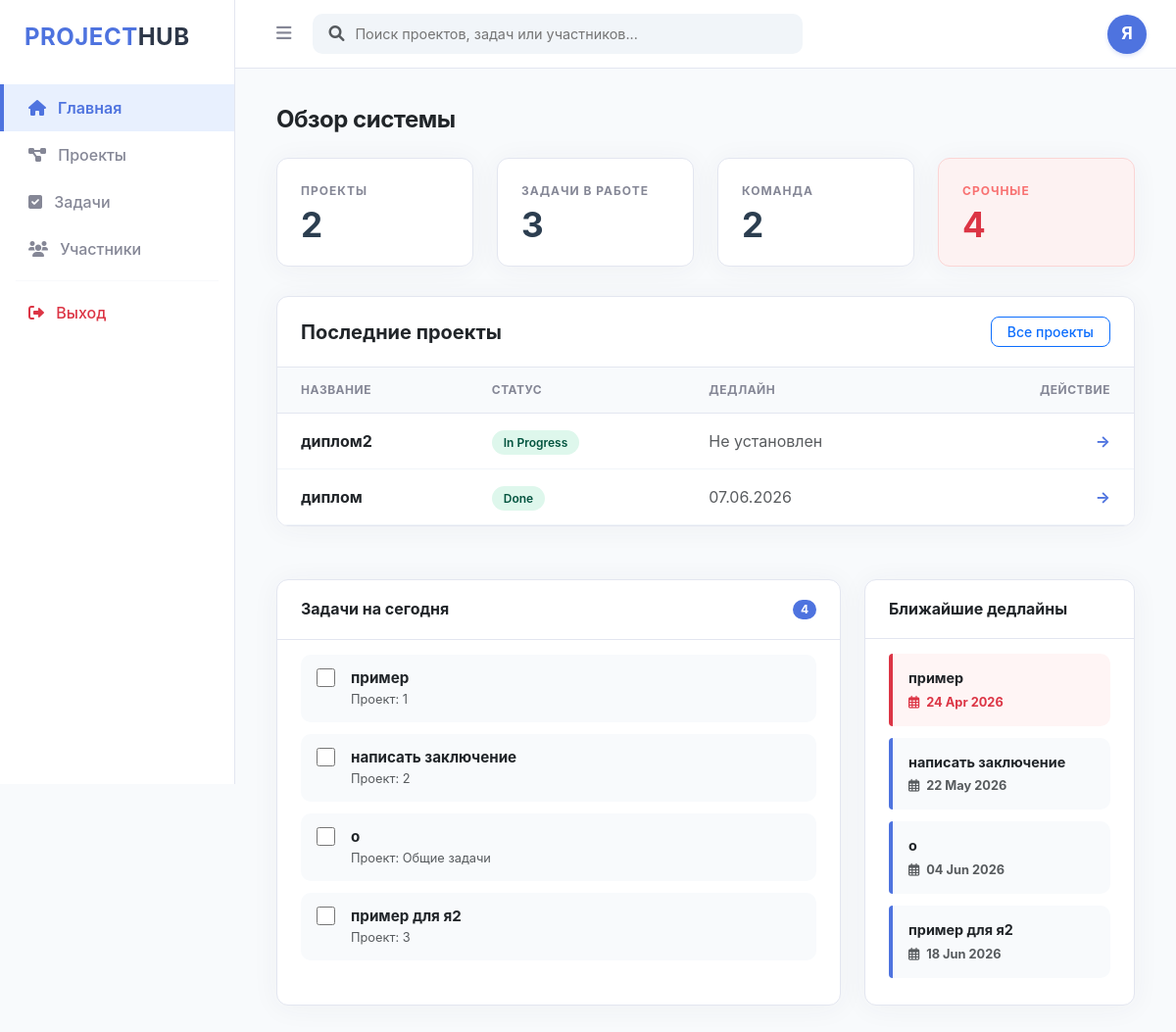
The page / (signed in) on the database its author committed.
### app/models/user.py (models this page shows)
class User(Base):
    __tablename__ = "users"
    id = Column(Integer, primary_key=True, index=True)
    username = Column(String, unique=True, index=True)
    email = Column(String, unique=True, index=True)
    hashed_password = Column(String)
    role = Column(String, default=UserRole.DEVELOPER.value)
    tasks = relationship("Task", back_populates="owner")
    projects = relationship("Project", back_populates="owner")

### app/models/project.py (models this page shows)
class Project(Base):
    __tablename__ = "projects"
    id = Column(Integer, primary_key=True, index=True)
    title = Column(String, nullable=False)
    description = Column(Text)
    status = Column(String, default="In Progress")
    deadline = Column(DateTime, nullable=True) # Новое поле для даты
    created_at = Column(DateTime, default=datetime.utcnow)
    owner_id = Column(Integer, ForeignKey("users.id"))
    owner = relationship("User", back_populates="projects")

### app/models/task.py (models this page shows)
class Task(Base):
    __tablename__ = "tasks"
    id = Column(Integer, primary_key=True, index=True)
    title = Column(String)
    status = Column(String, default="To Do")
    owner_id = Column(Integer, ForeignKey("users.id"))
    owner = relationship("User", back_populates="tasks")
    deadline = Column(Date, nullable=True)
    project_id = Column(Integer, ForeignKey("projects.id"))

### app/main.py (the view)
@app.get("/", response_class=HTMLResponse)
async def index_page(
    request: Request,
    db: Session = Depends(get_db),
    current_user: User = Depends(get_current_user)
):
    if not current_user:
        return RedirectResponse(url="/login", status_code=status.HTTP_303_SEE_OTHER)
    from app.models.task import Task
    from app.models.project import Project
    from app.models.user import User
    user_tasks = db.query(Task).all()
    user_projects = db.query(Project).all()
    total_users_count = db.query(User).count()
    active_statuses = ["В работе", "In Progress", "Нужно сделать", "To Do", "Приостановлено"]
    stats = {
        "projects": len(user_projects),
        "total_projects": len(user_projects),
        "tasks": len([t for t in user_tasks if t.status in active_statuses]),
        "total_tasks": len([t for t in user_tasks if t.status in active_statuses]),
        "users": total_users_count,
        "urgent": len([t for t in user_tasks if t.deadline and t.status not in ["Завершено", "Done"]])
    }
    recent_projects = db.query(Project).order_by(Project.id.desc()).limit(5).all()
    tasks_today = [t for t in user_tasks if t.status not in ["Завершено", "Done"]][:5]
    upcoming_deadlines = db.query(Task).filter(
        Task.status.notin_(["Завершено", "Done"]),
        Task.deadline != None
    ).order_by(Task.deadline.asc()).limit(5).all()
    return templates.TemplateResponse("index.html", {
        "request": request,
        "user": current_user,
        "stats": stats,
        "recent_projects": recent_projects,
        "tasks_today": tasks_today,
        "upcoming_deadlines": upcoming_deadlines
    })

### templates/index.html (shortened to what this page needs)
{% extends "base.html" %}
{% block content %}
<div class="container-fluid py-2">
    <div class="mb-4">
        <h2 class="h4 fw-bold text-dark" style="letter-spacing: -0.5px;">Обзор системы</h2>
    </div>
    <div class="row g-4">
        <div class="col-md-3">
            <div class="stat-card">
                <span class="stat-label">Проекты</span>
                <span class="stat-value">{{ stats.total_projects if stats.total_projects is defined else stats.projects }}</span>
            </div>
        </div>
        <div class="col-md-3">
            <div class="stat-card">
                <span class="stat-label">Задачи в работе</span>
                <span class="stat-value">{{ stats.total_tasks if stats.total_tasks is defined else stats.tasks }}</span>
            </div>
        </div>
        <div class="col-md-3">
    <div class="stat-card">
        <span class="stat-label">Команда</span>
        <span class="stat-value">
            {% if stats is mapping and stats.users is defined %}
                {{ stats.users }}
            {% elif stats.users is defined %}
                {{ stats.users }}
            {% else %}
                1
            {% endif %}
        </span>
    </div>
</div>
        <div class="col-md-3">
            <div class="stat-card stat-card-urgent">
                <span class="stat-label">Срочные</span>
                <span class="stat-value">{{ stats.urgent if stats.urgent is defined else '0' }}</span>
            </div>
        </div>
    </div>
    <div class="recent-section">
        <div class="section-header">
            <h3 class="h5 mb-0 fw-bold text-dark">Последние проекты</h3>
            <a href="/projects" class="btn btn-sm btn-outline-primary px-3" style="border-radius: 8px; font-weight: 500;">Все проекты</a>
        </div>
        <div class="table-responsive">
            <table class="table mb-0">
                <thead>
                    <tr>
                        <th>Название</th>
                        <th>Статус</th>
                        <th>Дедлайн</th>
                        <th class="text-end">Действие</th>
                    </tr>
                </thead>
                <tbody>
                    {% for project in recent_projects %}
                    <tr>
                        <td class="fw-bold text-dark">{{ project.title }}</td>
                        <td>
                            <span class="status-pill {% if project.status == 'Active' or project.status == 'В работе' %}status-active{% else %}status-new{% endif %}">
                                {{ project.status or 'Новый' }}
                            </span>
                        </td>
                        <td class="text-muted">
                            {{ project.deadline.strftime('%d.%m.%Y') if project.deadline else 'Не установлен' }}
                        </td>
                        <td class="text-end">
                            <a href="/projects" class="text-decoration-none fw-bold" style="color: var(--primary-blue);">→</a>
                        </td>
                    </tr>
                    {% else %}
                    <tr>
                        <td colspan="4" class="text-center py-5 text-muted small">
                            У вас пока нет созданных проектов.
                        </td>
                    </tr>
                    {% endfor %}
                </tbody>
            </table>
        </div>
    </div>
    <div class="row dashboard-lower-grid g-4">
        <div class="col-lg-8">
            <div class="info-block">
                <div class="info-header d-flex justify-content-between align-items-center">
                    <h3 class="h6 mb-0 fw-bold text-dark">Задачи на сегодня</h3>
                    <span class="badge rounded-pill px-2.5 py-1" style="background-color: var(--primary-blue); font-size: 0.75rem;">{{ tasks_today|length if tasks_today else 0 }}</span>
                </div>
                <div class="info-body">
                    {% for task in tasks_today %}
                    <div class="task-item-box">
                        <div class="me-3 pt-0.5">
                            <input type="checkbox" class="task-checkbox"
                                   onclick="toggleTask(this, 'task-text-{{ task.id }}')">
                        </div>
                        <div id="task-text-{{ task.id }}" class="flex-grow-1">
                            <div class="fw-bold text-dark" style="font-size: 0.95rem; line-height: 1.3;">
                                {{ task.title }}
                            </div>
                            <div class="text-muted" style="font-size: 0.8rem; margin-top: 2px;">
                                Проект: {{ task.project_id if task.project_id else 'Общие задачи' }}
                            </div>
                        </div>
                    </div>
                    {% else %}
                    <div class="py-5 text-center text-muted small">На сегодня задач нет. Отдохните!</div>
                    {% endfor %}
                </div>
            </div>
        </div>
        <div class="col-lg-4">
            <div class="info-block">
                <div class="info-header">
                    <h3 class="h6 mb-0 fw-bold text-dark">Ближайшие дедлайны</h3>
                </div>
                <div class="info-body">
                    {% for proj in upcoming_deadlines %}
                    <div class="deadline-item {% if loop.first %}deadline-urgent{% endif %}">
                        <span class="fw-bold text-dark d-block" style="font-size: 0.9rem;">{{ proj.title }}</span>
                        <small class="fw-bold mt-1 d-inline-block {% if loop.first %}text-danger{% else %}text-muted{% endif %}" style="font-size: 0.8rem;">
                            <i class="far fa-calendar-alt me-1"></i> {{ proj.deadline.strftime('%d %b %Y') if proj.deadline else '—' }}
                        </small>
                    </div>
                    {% else %}
                    <div class="py-5 text-center text-muted small">Срочных дедлайнов нет.</div>
                    {% endfor %}
                </div>
            </div>
        </div>
    </div>
</div>
{% endblock %}

### templates/base.html (shortened to what this page needs)
<!DOCTYPE html>
<html lang="ru">
<head>
    <link href="https://cdn.jsdelivr.net/npm/bootstrap@5.3.0/dist/css/bootstrap.min.css" rel="stylesheet">
    <link rel="stylesheet" href="https://cdnjs.cloudflare.com/ajax/libs/font-awesome/6.0.0/css/all.min.css">
</head>
<body>
    <div class="sidebar" id="sidebar">
        <div class="sidebar-brand">PROJECT<span>HUB</span></div>
        <nav class="nav flex-column">
            <a class="nav-link {% if request.url.path == '/' %}active{% endif %}" href="/">
                <i class="fas fa-home me-2"></i> Главная
            </a>
            <a class="nav-link {% if request.url.path == '/projects' %}active{% endif %}" href="/projects">
                <i class="fas fa-project-diagram me-2"></i> Проекты
            </a>
            <a class="nav-link {% if request.url.path.startswith('/tasks') %}active{% endif %}" href="/tasks">
                <i class="fas fa-check-square me-2"></i> Задачи
            </a>
            <a class="nav-link {% if request.url.path == '/users' %}active{% endif %}" href="/users">
                <i class="fas fa-users me-2"></i> Участники
            </a>
            <hr class="mx-3 my-2" style="color: #e3e6f0;">
            <a class="nav-link text-danger" href="/logout">
                <i class="fas fa-sign-out-alt me-2"></i> Выход
            </a>
        </nav>
    </div>
    <div class="topbar" id="topbar">
        <button id="toggleBtn">
            <i class="fas fa-bars"></i>
        </button>
        <div class="search-container" id="searchContainer">
            <form action="/search" method="get" class="w-100 position-relative">
                <i class="fas fa-search position-absolute top-50 start-0 translate-middle-y ms-3 text-muted" style="z-index: 5;"></i>
                <input type="text" id="searchInput" name="q" class="custom-search-input shadow-none"
                       placeholder="Поиск проектов, задач или участников..."
                       value="{{ query if query else '' }}">
            </form>
        </div>
        <div class="ms-auto dropdown profile-dropdown">
            <a href="#" class="d-flex align-items-center text-decoration-none dropdown-toggle" id="profileMenu" data-bs-toggle="dropdown" aria-expanded="false">
                <div class="profile-avatar">
                    {% if user %}{{ user.username[0] | upper }}{% else %}A{% endif %}
                </div>
            </a>
        </div>
    </div>
    <div class="main-content" id="mainContent">
        {% block content %}{% endblock %}
    </div>
</body>
</html>

### templates/base.html (style rules this page uses)
:root { --sidebar-width: 240px; --topbar-height: 70px; --primary-blue: #4e73df; --light-blue: #e8f0fe; --neutral-dark: #2c3e50; --neutral-gray: #858796; }
body { background-color: #f8fafc; font-family: 'Inter', sans-serif; margin: 0; overflow-x: hidden; }
.sidebar { width: var(--sidebar-width); height: 100vh; position: fixed; left: 0; top: 0; background: #ffffff; border-right: 1px solid #e3e6f0; padding-top: 20px; z-index: 1050; transition: transform 0.3s ease; }
.sidebar-brand { padding: 0 25px 30px; font-size: 1.5rem; font-weight: 700; color: var(--primary-blue); letter-spacing: 0.5px; }
.sidebar-brand span { color: #2d3748; }
.nav-link { padding: 12px 25px; color: var(--neutral-gray); font-weight: 500; transition: all 0.2s; text-decoration: none; display: block; border-left: 4px solid transparent; }
.nav-link i { transition: color 0.2s; }
.nav-link.active { color: var(--primary-blue); background: var(--light-blue); font-weight: 600; border-left-color: var(--primary-blue); }
.nav-link.active i { color: var(--primary-blue); }
.topbar { height: var(--topbar-height); margin-left: var(--sidebar-width); background: #ffffff; border-bottom: 1px solid #e3e6f0; display: flex; align-items: center; padding: 0 30px; position: sticky; top: 0; z-index: 1000; transition: margin-left 0.3s ease; }
#toggleBtn { color: var(--neutral-gray); border: none; background: transparent; font-size: 1.1rem; padding: 8px 12px; border-radius: 8px; transition: all 0.2s; }
.search-container { flex-grow: 1; max-width: 500px; margin-left: 10px; position: relative; }
.custom-search-input { width: 100%; padding: 9px 15px 9px 42px; background: #f1f5f9; border: 1px solid transparent; border-radius: 10px; font-size: 0.9rem; outline: none; transition: all 0.2s; }
.profile-dropdown .dropdown-toggle::after { display: none; }
.profile-avatar { width: 40px; height: 40px; background-color: var(--primary-blue); border-radius: 50%; color: white; display: flex; align-items: center; justify-content: center; font-weight: bold; font-size: 1.1rem; box-shadow: 0 2px 4px rgba(78, 115, 223, 0.2); }
.main-content { margin-left: var(--sidebar-width); padding: 30px; min-height: calc(100vh - var(--topbar-height)); transition: margin-left 0.3s ease; }

### rows shown on the page
User: username "Я"
Project: title "диплом2", status "In Progress", deadline "Не установлен"
Project: title "диплом", status "Done", deadline "07.06.2026"
Task: title "пример", project "1", deadline "24 Apr 2026"
Task: title "написать заключение", project "2", deadline "22 May 2026"
Task: title "о", project_id "Общие задачи", deadline "04 Jun 2026"
Task: title "пример для я2", project "3", deadline "18 Jun 2026"

### other values the page prints
{{ stats.total_tasks if stats.total_tasks is defined else stats.tasks }} "3"
{{ stats.users }} "2"
{{ stats.urgent if stats.urgent is defined else '0' }} "4"
{{ tasks_today|length if tasks_today else 0 }} "4"
